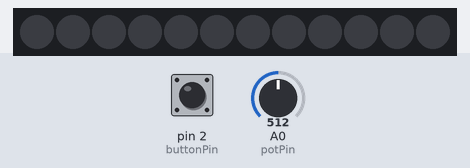
A sketch run on a simulated Arduino Uno, built with avr-gcc and run on an emulated ATmega328P. On the bench: 12 RGB LEDs in strip order, left to right. The inputs (shaded band) are chosen by the test bench; at power-on: pin 2 (buttonPin) LOW, A0 (potPin) = 512. Dim RGB values are drawn brighter than linear; random numbers use the default seed unless the sketch sets one.

Above: at 1.2 s.
1.3 s: pin 2 (buttonPin) pulled HIGH for 3.2 s
At 5.1 s:
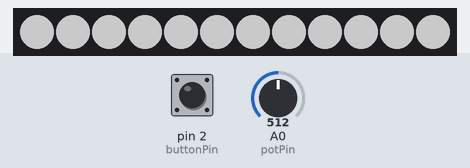
6.0 s: pin 2 (buttonPin) pulled HIGH for 3.2 s
At 10.0 s:
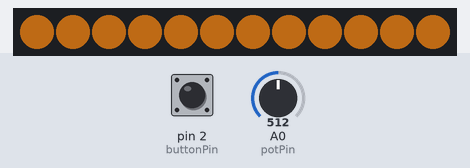
10.7 s: pin 2 (buttonPin) pulled HIGH for 1 s
12.3 s: pin 2 (buttonPin) pulled HIGH for 0.15 s
13.0 s: A0 (potPin) set to 1023
At 14.6 s:
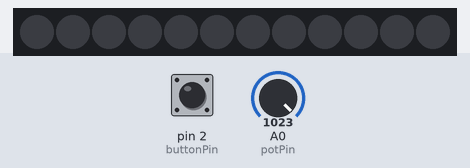
14.7 s: A0 (potPin) set to 900
At 15.65 s:
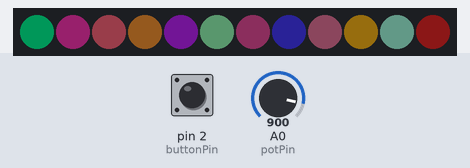

Measured:
- after the input at 1.3 s, the LEDs: first change at once (image 1 shows a later state)
- after the input at 6.0 s, the LEDs: first change at once (image 2 shows a later state)
- after the input at 14.7 s, the LEDs: first change after 0.35 s (image 4 shows a later state)

The sketch:

ledlamp.ino
```cpp
// Neopixel library and pins
#include <Adafruit_NeoPixel.h>
#define PIN      6
#define N_LEDS 12
Adafruit_NeoPixel strip = Adafruit_NeoPixel(N_LEDS, PIN, NEO_GRB + NEO_KHZ800);

// Define Arduino pins
const int numModes = 5; //number of possible light modes
const int potPin = A0; //pin A0 to read analog input
const int buttonPin = 2;

// other constants
const int buttonPause = 500; //length of pause before allowing next button press

// RGB variables for static color modes
int red;
int green;
int blue;

// RGB variables for randomized colors
int randr = 0;
int randg = 0;
int randb = 0;

// Special variables
float potval; // variable for potentiometer value
float pwr = .01; // pot value converted into a decimal
float flickerpwr = .01; // dimming multiplier used in candle function
int lightPhase = 0; // variable for changing light modes or turning off
int buttonState = 0;
int flickerDelay = 0; // randomized delay that will be timed against millis() in the candleflicker function


// Timing variables
unsigned long curTime = 0; //current timing in millisenconds
unsigned long prevButtonTime = 0; //last time the button was pressed
unsigned long lastFlicker = 0; //last time candle mode flickered


// ########## SETUP ##########
void setup() {
  strip.begin();
  pinMode(potPin, INPUT);
  pinMode(buttonPin, INPUT);
}

// ########## FUNCTIONS ##########

// buttonRead() will READ BUTTON STATE
void buttonRead() {
  if (millis() - prevButtonTime >= buttonPause) {
    // buttonState = digitalRead(buttonPin);
    if (digitalRead(buttonPin) == HIGH) {
      prevButtonTime = millis();
      if (lightPhase < numModes) {
        lightPhase ++; //move to the next mode
      } else {
        // turn lamp to off mode
        lightPhase = 0;
      }
    }
  }
}

// turnoff() turns off the strip
void turnoff() {
  for (uint16_t n = 0; n < strip.numPixels() + 2; n++) {
    strip.setPixelColor(n, 0, 0, 0);
    strip.show();
  }
}

// solidlight(r, g, b) sets the strip to a single, steady color
void solidlight(int red, int green, int blue) {
  for (uint16_t n = 0; n < strip.numPixels() + 2; n++) {
    strip.setPixelColor(n, red * pwr, green * pwr, blue * pwr);
    strip.show();
  }
}

// candleflicker() flickers leds to simluate candle light. pair with solidlight() function to define color of LED strip
void candleflicker() {
  if (millis() - lastFlicker >= flickerDelay) {
    strip.setBrightness(flickerpwr);
    strip.show();
    // delay(random(100, 150));
    lastFlicker = millis();
    flickerDelay = random(100, 150);
    flickerpwr = random(150, 250);
  }
}

// popomode simulates a police siren light
void popomode() {
  for (uint16_t n = 0; n < strip.numPixels() + 2; n++) {
    if (n >= (strip.numPixels() / 2)) {
      strip.setPixelColor(n, 250 * pwr, 0, 0); // set red pixel
    }
    else {
      strip.setPixelColor(n, 0, 0, 250 * pwr); // set blue pixel
    }
    delay(65);
    strip.setPixelColor(n - 2, 0); // shut off 2 pixels back
    strip.show();
    buttonRead();
  }

}


// ########## START PROGRAM ##########
void loop() {

  // Generating random values
  randr = random(250);
  randg = random(250);
  randb = random(250);


  // defining potentiometer variable pwr
  potval = analogRead(potPin);
  potval = map(potval, 0, 1023, 100, 0); // it may be desirable to reverse this mapping depending potentiometer wiring
  pwr = (potval / 100); // converts the integer pot value into a decimal

  curTime = millis(); //start recording time

  buttonRead(); // run the button reading function

  // Off mode, also default
  if (lightPhase == 0) {
    turnoff();
  }

  // Neutral / Daylight
  if (lightPhase == 1) {
    solidlight(250, 250, 250);
  }

  // Warm / Soft White
  if (lightPhase == 2) {
    solidlight(250, 140, 30);
  }

  // Candle mode
  if (lightPhase == 3) {
    solidlight(250, 100, 0);
    candleflicker();
  }

  //popo mode
  if (lightPhase == 4) {
    popomode();
  }

  //Random Colors
  if (lightPhase == 5) {
    for (uint16_t n = 0; n < strip.numPixels() + 1; n++) {
      strip.setPixelColor(n, random(250) * pwr, random(250) * pwr, random(250) * pwr);
      strip.show();
      buttonRead();
      delay(50);
    }
  }


  //END
}
```
